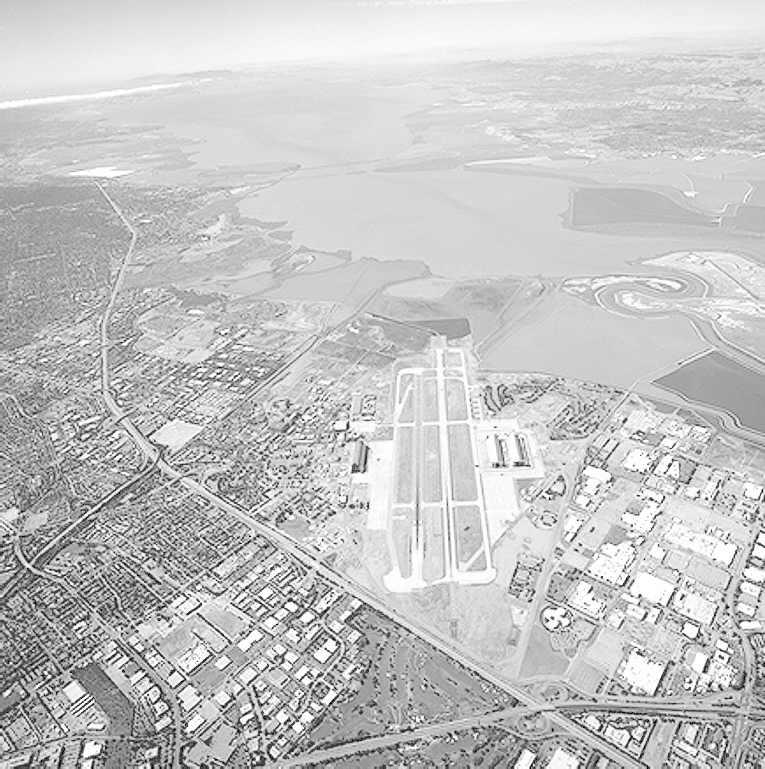
#> input picture runway.png, 765 x 769 px
$ jupyter execute q5.ipynb   (shell and % lines are left out)
#> lines starting #> are read from the running program, lines starting #| are printed output that depends on the picture
# Gaussian Filtering

[cell 1]
# Import required libraries
import cv2
import numpy as np
import matplotlib.pyplot as plt
from mpl_toolkits.mplot3d import Axes3D

## (a) Compute Normalized 5×5 Gaussian Kernel

[cell 2]
def compute_gaussian_kernel(size, sigma):
    # Create coordinate arrays
    center = size // 2
    x, y = np.meshgrid(np.arange(size) - center, np.arange(size) - center)

    # Compute Gaussian values
    kernel = (1 / (2 * np.pi * sigma**2)) * np.exp(-(x**2 + y**2) / (2 * sigma**2))

    # Normalize so that sum equals 1
    kernel = kernel / kernel.sum()

    return kernel

# Compute 5×5 Gaussian kernel with σ = 2
sigma = 2
kernel_5x5 = compute_gaussian_kernel(5, sigma)

print(f"5×5 Gaussian Kernel (sigma = {sigma}):")
print(kernel_5x5)
print(f"\nSum of kernel values: {kernel_5x5.sum():.10f}")
print(f"Center value: {kernel_5x5[2, 2]:.6f}")

## (b) Visualize 51×51 Gaussian Kernel as 3D Surface Plot

[cell 3]
# Compute 51×51 Gaussian kernel
kernel_51x51 = compute_gaussian_kernel(51, sigma)

# Create coordinate grids for plotting
center = 51 // 2
x = np.arange(51) - center
y = np.arange(51) - center
X, Y = np.meshgrid(x, y)

# Create 3D surface plot
fig = plt.figure(figsize=(12, 9))
ax = fig.add_subplot(111, projection='3d')

# Plot surface
surf = ax.plot_surface(X, Y, kernel_51x51, cmap='viridis', edgecolor='none', alpha=0.9)

# Customize plot
ax.set_xlabel('X', fontsize=11)
ax.set_ylabel('Y', fontsize=11)
ax.set_zlabel('Kernel Coefficient', fontsize=11)
ax.set_title(f'3D Visualization of 51×51 Gaussian Kernel (σ = {sigma})', fontsize=13, fontweight='bold')

# Add colorbar
fig.colorbar(surf, ax=ax, shrink=0.5, aspect=5)

# Set viewing angle
ax.view_init(elev=30, azim=45)

plt.tight_layout()
plt.show()
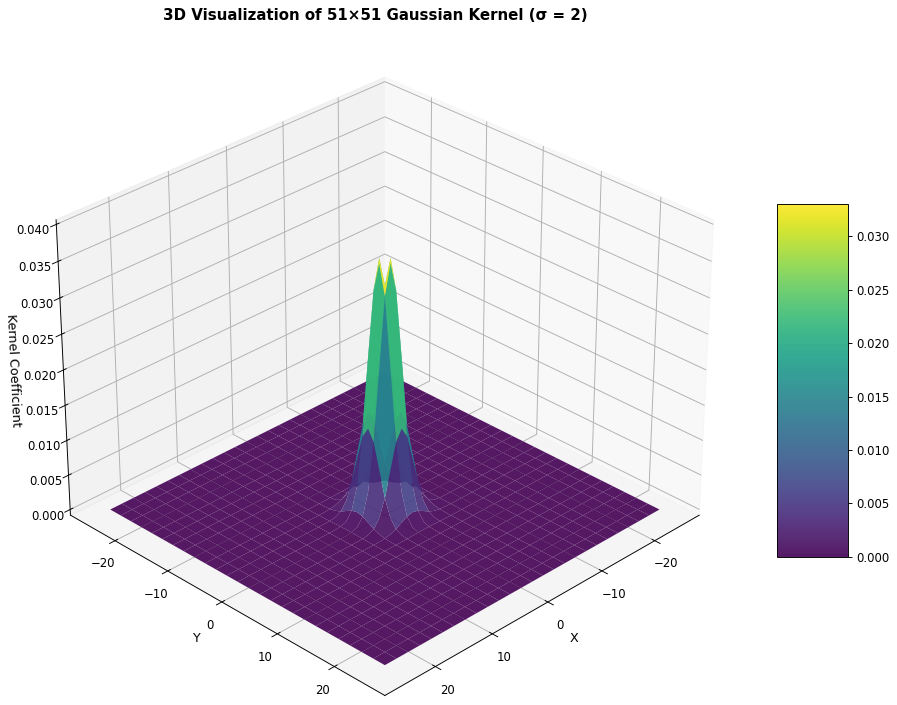
#> figure drawn by matplotlib, 2 panels

print(f"51×51 Gaussian Kernel Statistics:")
print(f"  Max value: {kernel_51x51.max():.8f}")
print(f"  Min value: {kernel_51x51.min():.8f}")
print(f"  Sum: {kernel_51x51.sum():.10f}")

## (c) Apply Gaussian Smoothing with Manual Kernel

[cell 4]
# Load a grayscale image
img = cv2.imread('runway.png', cv2.IMREAD_GRAYSCALE)
#> img is the input picture: shape (769, 765); min 0, max 255, mean 197.1

if img is None:
    raise FileNotFoundError("Image not found")

# Apply Gaussian smoothing using manually computed kernel
img_manual_gaussian = cv2.filter2D(img, -1, kernel_5x5)
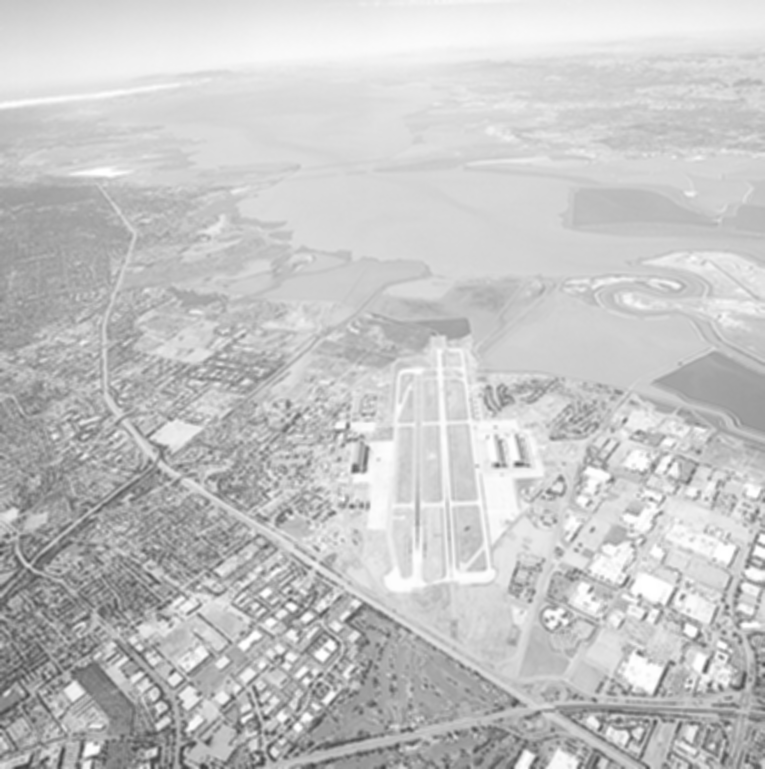
#> img_manual_gaussian: shape (769, 765); min 63, max 255, mean 197.1

# Display results
fig, axes = plt.subplots(1, 2, figsize=(16, 7))

axes[0].imshow(img, cmap='gray', vmin=0, vmax=255)
axes[0].set_title('Original Image', fontsize=13, fontweight='bold')
axes[0].axis('off')

axes[1].imshow(img_manual_gaussian, cmap='gray', vmin=0, vmax=255)
axes[1].set_title(f'Gaussian Smoothed (Manual 5×5 Kernel, σ={sigma})', fontsize=13, fontweight='bold')
axes[1].axis('off')

plt.tight_layout()
plt.show()
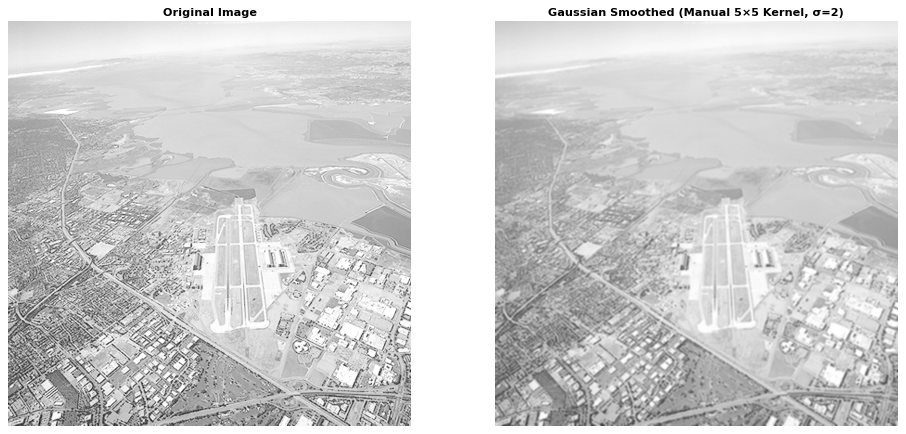
#> figure drawn by matplotlib, 2 panels

## (d) Apply Gaussian Smoothing with OpenCV GaussianBlur()

[cell 5]
# Apply Gaussian smoothing using OpenCV's GaussianBlur()
# Kernel size must be odd, sigmaX is the standard deviation in X direction
img_opencv_gaussian = cv2.GaussianBlur(img, (5, 5), sigma)

# Display results
fig, axes = plt.subplots(1, 2, figsize=(16, 7))

axes[0].imshow(img, cmap='gray', vmin=0, vmax=255)
axes[0].set_title('Original Image', fontsize=13, fontweight='bold')
axes[0].axis('off')

axes[1].imshow(img_opencv_gaussian, cmap='gray', vmin=0, vmax=255)
axes[1].set_title(f'Gaussian Smoothed (OpenCV GaussianBlur, σ={sigma})', fontsize=13, fontweight='bold')
axes[1].axis('off')

plt.tight_layout()
plt.show()

## Comparison: Manual vs OpenCV GaussianBlur

[cell 6]
# Compare all three images
fig, axes = plt.subplots(2, 2, figsize=(16, 14))

axes[0, 0].imshow(img, cmap='gray', vmin=0, vmax=255)
axes[0, 0].set_title('Original Image', fontsize=13, fontweight='bold')
axes[0, 0].axis('off')

axes[0, 1].imshow(img_manual_gaussian, cmap='gray', vmin=0, vmax=255)
axes[0, 1].set_title('Manual Gaussian (5×5 kernel)', fontsize=13, fontweight='bold')
axes[0, 1].axis('off')

axes[1, 0].imshow(img_opencv_gaussian, cmap='gray', vmin=0, vmax=255)
axes[1, 0].set_title('OpenCV GaussianBlur (5×5, σ=2)', fontsize=13, fontweight='bold')
axes[1, 0].axis('off')

# Compute difference
difference = np.abs(img_manual_gaussian.astype(int) - img_opencv_gaussian.astype(int))
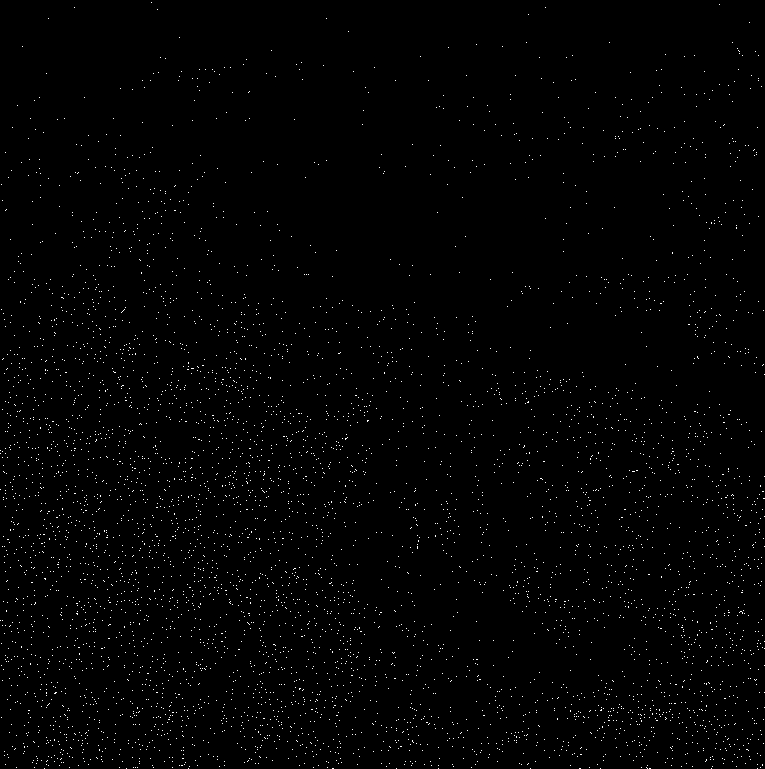
#> difference: shape (769, 765) int64; values 0 (black) and 1 (white), 0.97% white in thin lines or dots
axes[1, 1].imshow(difference, cmap='hot', vmin=0, vmax=difference.max())
axes[1, 1].set_title(f'Difference (Max: {difference.max()})', fontsize=13, fontweight='bold')
axes[1, 1].axis('off')
plt.colorbar(axes[1, 1].images[0], ax=axes[1, 1], fraction=0.046, pad=0.04)

plt.tight_layout()
plt.show()
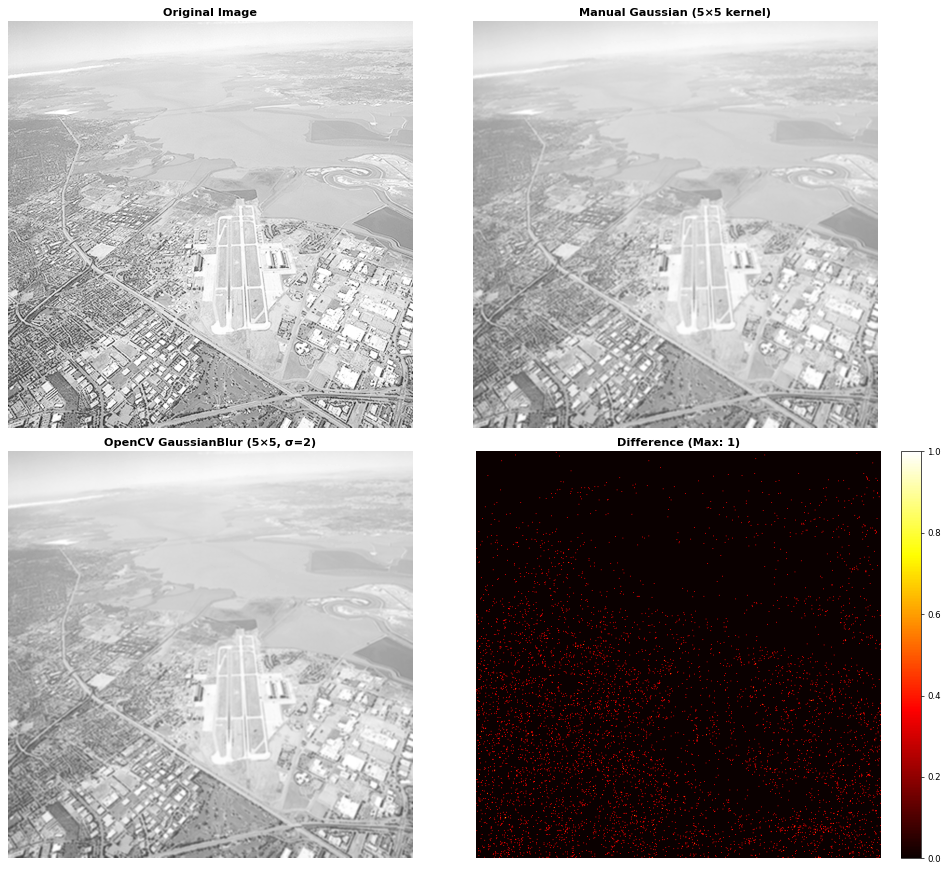
#> figure drawn by matplotlib, 5 panels

print("COMPARISON RESULTS:")
print(f"Max difference: {difference.max()}")
#| Max difference: 1
print(f"Mean difference: {difference.mean():.4f}")
#| Mean difference: 0.0097
print(f"Identical pixels: {np.sum(difference == 0) / difference.size * 100:.2f}%")
#| Identical pixels: 99.03%
